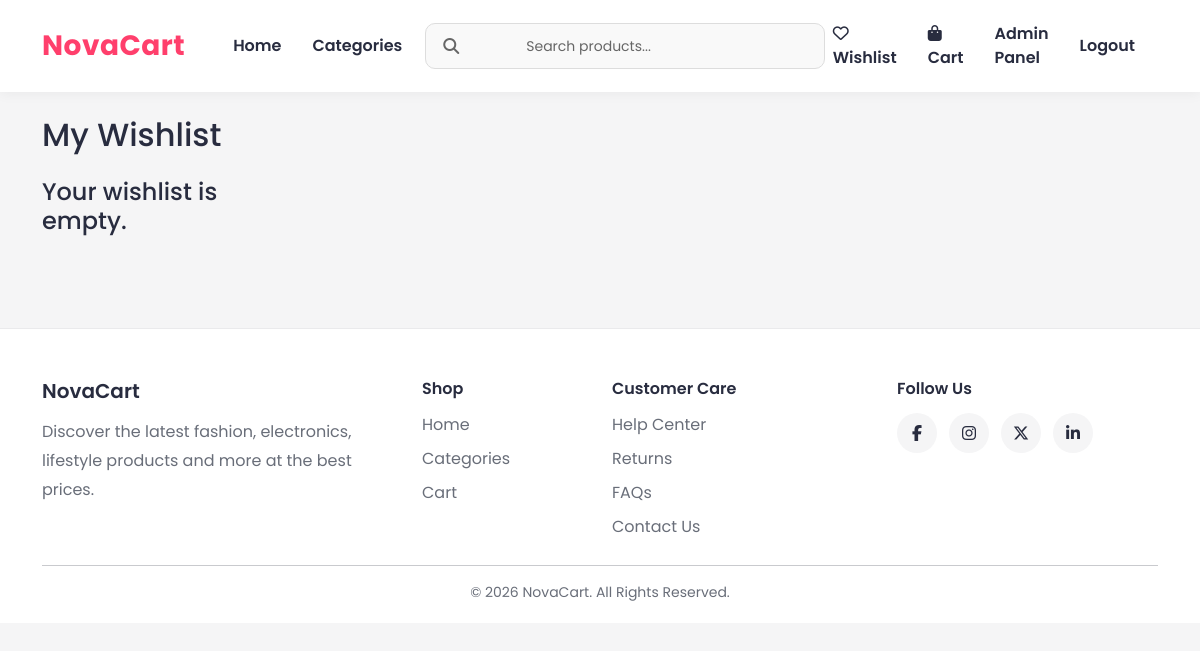
The page /cart/wishlist/ (signed in) on the database as committed earlier.
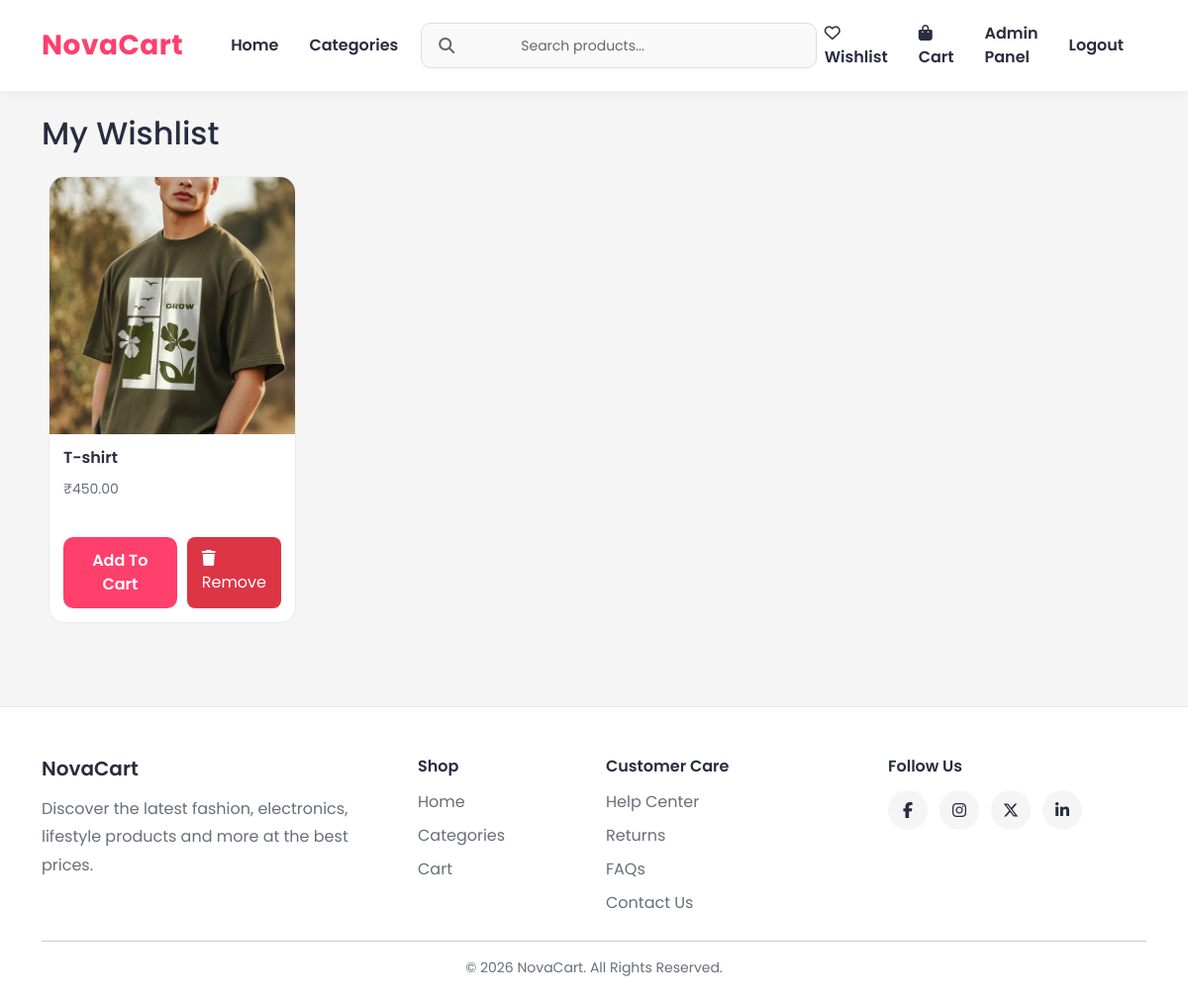
The same page on the database as committed later.
### order/models.py (models this page shows, shortened)
class Wishlist(models.Model):
    user = models.ForeignKey(
        User,
        on_delete=models.CASCADE
    )
    product = models.ForeignKey(
        Product,
        on_delete=models.CASCADE
    )
    created_at = models.DateTimeField(
        auto_now_add=True
    )
    class Meta:
        unique_together = (
            'user',
            'product'
        )

### store/models.py (models this page shows, shortened)
class Product(models.Model):
    category = models.ForeignKey(
        Categories,
        on_delete=models.CASCADE
    )
    subcategory = models.ForeignKey(
        SubCategory,
        on_delete=models.CASCADE,
        null=True,
        blank=True
    )
    name = models.CharField(max_length=255)
    description = models.TextField()
    price = models.DecimalField(max_digits=10, decimal_places=2)
    image = models.ImageField(upload_to='product_images/')
    stock = models.PositiveIntegerField(default=0)

### order/views.py (the view)
@login_required
def wishlist(request):
    wishlist_items = Wishlist.objects.filter(
        user=request.user
    )
    return render(
        request,
        'wishlist.html',
        {
            'wishlist_items': wishlist_items
        }
    )

### store/context_processors.py (called while the page is built)
def categories_processor(request):
    return {
        'categories': Categories.objects.all()
    }

### templates/wishlist.html
{% extends 'base.html' %}
{% block content %}
<h2 class="mb-4">
    My Wishlist
</h2>
<div class="products-grid">
    {% for item in wishlist_items %}
    <div class="shop-product-card">
        <div class="shop-product-image">
            <img
                src="{{ item.product.image.url }}"
                alt="{{ item.product.name }}"
            >
        </div>
        <div class="shop-product-content">
    <h5>{{ item.product.name }}</h5>
    <p>₹{{ item.product.price }}</p>
    <div class="wishlist-actions">
        <a href="{% url 'add_to_cart' item.product.id %}"
           class="add-cart-btn">
            Add To Cart
        </a>
        <a href="{% url 'remove_from_wishlist' item.product.id %}"
           class="remove-wishlist-btn">
            <i class="fas fa-trash"></i>
            Remove
        </a>
    </div>
</div>
    </div>
    {% empty %}
    <h4>
        Your wishlist is empty.
    </h4>
    {% endfor %}
</div>
{% endblock %}

Rows that differ between the two databases and show on the page:
added Wishlist: product.image (picture), product.name "T-shirt", product.price "450.00"
Other text that changed with them:
text no longer shown: "Your wishlist is empty."
